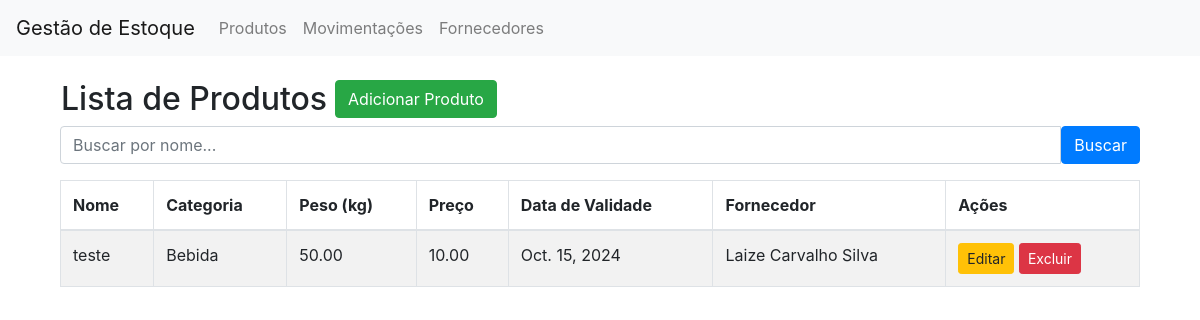
/estoque/produtos/ (signed in), run on the app's committed database.
### estoque/models.py (models this page shows, shortened)
class Produto(models.Model):
    nome = models.CharField(max_length=255)
    descricao = models.TextField(blank=True)
    preco = models.DecimalField(max_digits=10, decimal_places=2)
    fornecedor = models.ForeignKey(Fornecedor, on_delete=models.SET_NULL, null=True)
    categoria = models.CharField(max_length=50, choices=[('carne', 'Carne'), ('tempero', 'Tempero'), ('acompanhamento', 'Acompanhamento'), ('bebida', 'Bebida')])
    peso = models.DecimalField(max_digits=5, decimal_places=2, null=True, blank=True)  # Peso em kg
    data_validade = models.DateField(null=True, blank=True)
    imagem = models.ImageField(upload_to='produtos/', null=True, blank=True)  # Requer configuração de media files
    quantidade = models.IntegerField(default=0)  # Campo para quantidade em estoque

class Fornecedor(models.Model):
    nome = models.CharField(max_length=255)
    telefone = models.CharField(max_length=15, blank=True)
    email = models.EmailField(null=True, blank=True)
    endereco = models.TextField(blank=True)
    tipo_fornecimento = models.CharField(max_length=50, choices=[('carne', 'Carne'), ('tempero', 'Tempero'), ('embalagem', 'Embalagem')])

### estoque/views.py (the view)
# urls.py: path('produtos/', views.listar_produtos, name='listar_produtos'),
@login_required
def listar_produtos(request):
    produtos = Produto.objects.all()
    busca = request.GET.get('busca')
    if busca:
        produtos = produtos.filter(nome__icontains=busca)
    return render(request, 'estoque/listar_produtos.html', {'produtos': produtos, 'busca': busca})

### estoque/templates/estoque/listar_produtos.html
{% extends 'base.html' %} {% block content %}
<div class="container mt-4">
    <div class="row">
        <h2 class="ml-3">Lista de Produtos</h2>
        <a href="{% url 'adicionar_produto' %}" class="btn btn-success mx-2 mb-2">Adicionar Produto</a>
    </div>
    <form method="get" class="mb-3">
        <div class="input-group">
            <input type="text" name="busca" class="form-control" placeholder="Buscar por nome..." value="{{ busca|default:'' }}">
            <button type="submit" class="btn btn-primary">Buscar</button>
        </div>
    </form>
    <table class="table table-striped table-bordered">
        <thead>
            <tr>
                <th>Nome</th>
                <th>Categoria</th>
                <th>Peso (kg)</th>
                <th>Preço</th>
                <th>Data de Validade</th>
                <th>Fornecedor</th>
                <th>Ações</th>
            </tr>
        </thead>
        <tbody>
            {% for produto in produtos %}
            <tr>
                <td>{{ produto.nome }}</td>
                <td>{{ produto.get_categoria_display }}</td>
                <td>{{ produto.peso }}</td>
                <td>{{ produto.preco }}</td>
                <td>{{ produto.data_validade }}</td>
                <td>{{ produto.fornecedor.nome }}</td>
                <td>
                    <a href="{% url 'editar_produto' produto.pk %}" class="btn btn-warning btn-sm">Editar</a>
                    <a href="{% url 'excluir_produto' produto.pk %}" class="btn btn-danger btn-sm">Excluir</a>
                </td>
            </tr>
            {% empty %}
            <tr>
                <td colspan="7">Nenhum produto encontrado.</td>
            </tr>
            {% endfor %}
        </tbody>
    </table>
</div>
{% endblock %}

### data on the page
Produto: nome "teste", categoria "Bebida", peso "50.00", preco "10.00", data_validade "Oct. 15, 2024", fornecedor.nome "Laize Carvalho Silva"
